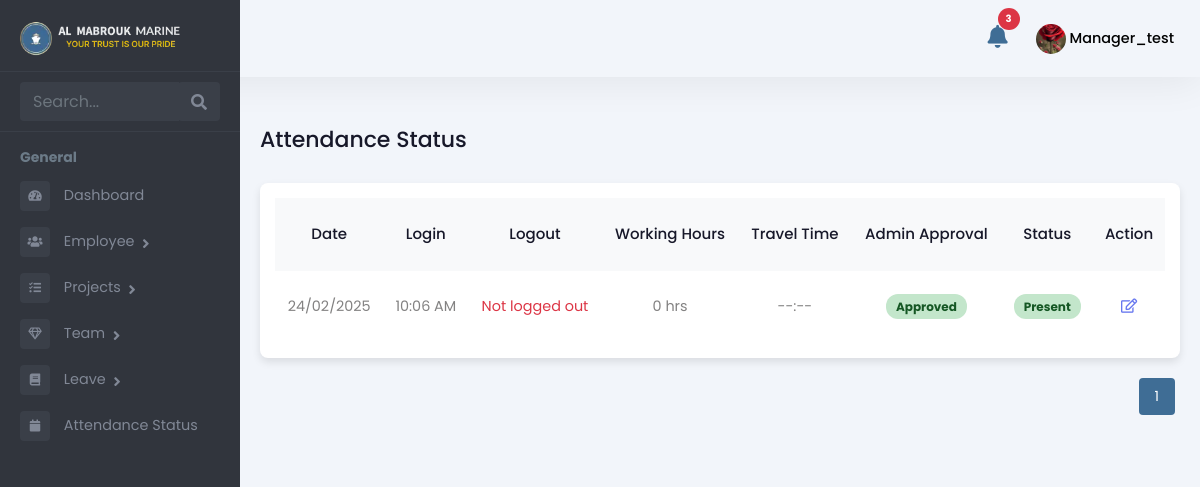
/manager/attendance-status/ (signed in), run on an earlier commit of the app's database.
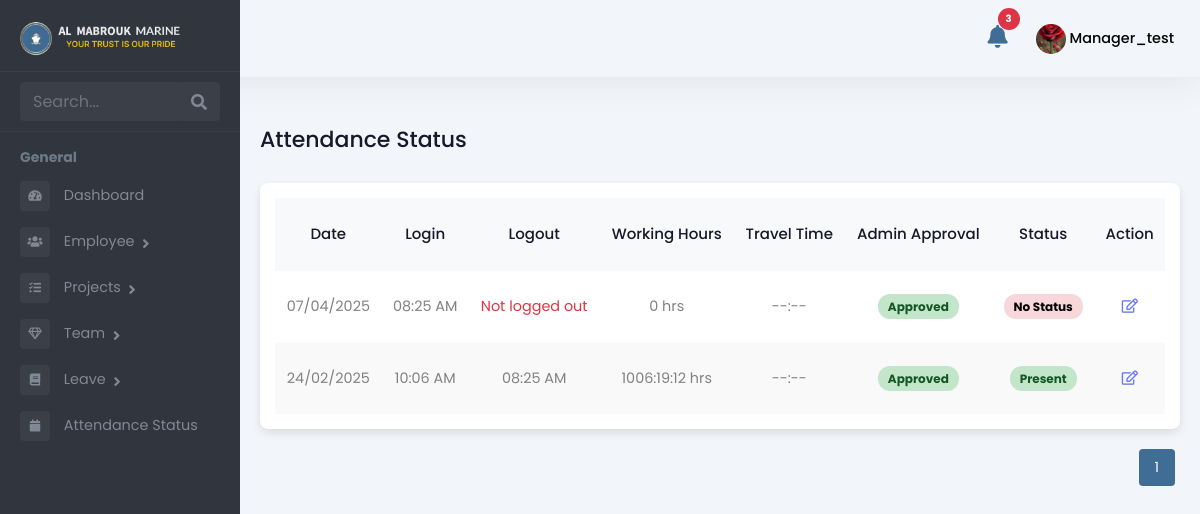
And on a later commit of the database.
### Admin/models.py (models this page shows, shortened)
class Attendance(models.Model):
    LOCATION_CHOICES = [
        ('DMC', 'DMC Warehouse'),
        ('FUJ', 'FUJ'),
        ('KFK', 'KFK'),
        ('ABU', 'Abu Dhabi'),
        ('BDO', 'Bur Dubai Office'),
        ('SHJ_KP', 'Sharjah Khalid Port'),
        ('SHJ_HP', 'Sharjah Hamriya Port'),
        ('AJM_PRT', 'Ajman Port'),
        ('ABU_KP', 'Abu Dhabi Khalifa Port'),
        ('ABU_MP', 'Abu Dhabi Mussafah Port'),
        ('RAK_JZP', 'RAK Al Jazeera Port'),
        ('RAK_MCP', 'RAK Maritime City'),
        ('RAK_SRP', 'RAK Steven Rock Port'),
        ('DXB_DMC', 'Dubai Maritime City Port'),
        ('DXB_PR', 'Port Rashid'),
        ('DXB_HP', 'Dubai Hamriya Port'),
        ('DXB_MHJ', 'Dubai Marina Harbor Jumeirah'),
        ('DXB_AJD', 'Al Jadaf Port Dubai'),
        ('OVERSEAS', 'Overseas'),
    ]
    STATUS_CHOICES = [
        ('PENDING', 'Pending'),
        ('APPROVED', 'Approved'),
        ('REJECTED', 'Rejected'),
    ]
    ATTENDANCE_STATUS = [
        ('PRESENT', 'Present'),
        ('WORK FROM HOME', 'Work from Home'),
    ]
    employee = models.ForeignKey(
        Employee, related_name='attendance_set', on_delete=models.CASCADE
    )
    project = models.ForeignKey(
        'Project', on_delete=models.SET_NULL, null=True, blank=True, related_name='attendance_set'
    )  # New field added
    login_time = models.DateTimeField(null=True, blank=True)
    log_out_time = models.DateTimeField(null=True, blank=True)
    total_hours_of_work = models.DecimalField(max_digits=10, decimal_places=2, null=True, blank=True)
    location = models.CharField(max_length=20, choices=LOCATION_CHOICES, null=True, blank=True)
    attendance_status = models.CharField(max_length=20, choices=ATTENDANCE_STATUS, null=True, blank=True)
    status = models.CharField(max_length=10, choices=STATUS_CHOICES, default='PENDING')
    rejection_reason = models.TextField(null=True, blank=True)
    rejected_by = models.ForeignKey(User, on_delete=models.SET_NULL, null=True, blank=True, related_name='rejected_attendance')
    travel_in_time = models.DateTimeField(null=True, blank=True)
    travel_out_time = models.DateTimeField(null=True, blank=True)
    total_travel_time = models.DecimalField(max_digits=10, decimal_places=2, null=True, blank=True)

### manager/views.py (the view)
# urls.py: path('attendance-status/', attendance, name='admstrn_attendance_status'),
@login_required
def attendance(request):
    employee = get_object_or_404(Employee, user=request.user)
    attendance_records = Attendance.objects.filter(employee=employee).order_by('-login_time')
    paginator = Paginator(attendance_records, 10)  # Show 10 records per page
    page_number = request.GET.get('page')
    page_obj = paginator.get_page(page_number)
    context = {
        'attendance_records': page_obj,  # Use `page_obj` instead of `attendance_records`
    }
    return render(request, 'Manager/attendance.html', context)

### Admin/templatetags/custom_filters.py (called while the page is built)
@register.filter
def format_work_duration(decimal_hours):
    if decimal_hours is None:
        return "00:00"  # or "00:00 min" if you prefer
    try:
        total_seconds = int(float(decimal_hours) * 3600)
        if total_seconds < 3600:
            minutes = total_seconds // 60
            seconds = total_seconds % 60
            return f"{minutes:02d}:{seconds:02d} min"
        else:
            hours = total_seconds // 3600
            minutes = (total_seconds % 3600) // 60
            seconds = total_seconds % 60
            return f"{hours:02d}:{minutes:02d}:{seconds:02d} hrs"
    except (ValueError, TypeError):
        return "00:00"

### templates/Manager/attendance.html
{% extends 'Manager/managerbase.html' %}
{% load custom_filters %}
{% load static %}
{% block content %}
<div class="emply-list-wraper">
    <div class="pg-title">
        <h1>Attendance Status</h1>
    </div>
    <div class="widget-box table-wdgt">
        <table id="employeeTable">
            <thead>
                <tr>
                    <th>Date</th>
                    <th>Login</th>
                    <th>Logout</th>
                    <th>Working Hours</th>
                    <th>Travel Time</th>
                    <th>Admin Approval</th>
                    <th>Status</th>
                    <th>Action</th>
                </tr>
            </thead>
            <tbody>
                {% for record in attendance_records %}
                <tr>
                    <td>{{ record.login_time|date:"d/m/Y" }}</td>
                    <td>{{ record.login_time|time:"h:i A" }}</td>
                    <td>
                        {% if record.log_out_time %}
                        {{ record.log_out_time|time:"h:i A" }}
                        {% else %}
                        <span class="text-danger">Not logged out</span>
                        {% endif %}
                    </td>
                    <td>
                        {% if record.total_hours_of_work %}
                        {{ record.total_hours_of_work|format_work_duration }}
                        {% else %}
                        0 hrs
                        {% endif %}
                    </td>
                    <td>
                        {% if record.total_travel_time and record.total_travel_time != 'None' %}
                            {{ record.total_travel_time }}
                        {% else %}
                            --:--
                        {% endif %}
                    </td>
                    <td>
                        {% if record.status %}
                            <span class="status {% if record.status == 'PENDING' %}leave{% elif record.status == 'APPROVED' %}present{% elif record.status == 'REJECTED' %}sick-leave{% endif %}">
                                {{ record.get_status_display }}
                            </span>
                        {% else %}
                            <span class="status absent">No Status</span>
                        {% endif %}
                    </td>
                    <td>
                        {% if record.attendance_status %}
                            {% if record.status == 'APPROVED' %}
                                <span class="status
                                    {% if record.attendance_status == 'PRESENT' %}present
                                    {% elif record.attendance_status == 'LEAVE' %}leave
                                    {% elif record.attendance_status == 'WORK FROM HOME' %}work-from-home
                                    {% elif record.attendance_status == 'SICK LEAVE' %}sick-leave
                                    {% elif record.attendance_status == 'ANNUAL LEAVE' %}annual-leave
                                    {% elif record.attendance_status == 'CASUAL LEAVE' %}casual-leave
                                    {% endif %}
                                ">
                                    {{ record.get_attendance_status_display }}
                                </span>
                            {% else %}
                                <span class="status absent">No Status</span>
                            {% endif %}
                        {% else %}
                            <span class="status absent">No Status</span>
                        {% endif %}
                    </td>
                    <td class="list-action-col">
                        <a href="{% url 'manager_update_travel_time' record.id %}"><i class="far fa-edit"></i></a>
                    </td>
                </tr>
                {% empty %}
                <tr>
                    <td colspan="5" class="text-center">No attendance records found.</td>
                </tr>
                {% endfor %}
            </tbody>
        </table>
    </div>
    <div class="pagination" id="pagination">
        {% for num in attendance_records.paginator.page_range %}
            {% if num == attendance_records.number %}
                <button class="active">{{ num }}</button>
            {% else %}
                <a href="?page={{ num }}"><button>{{ num }}</button></a>
            {% endif %}
        {% endfor %}
    </div>
</div>
{% endblock %}

What changed in the data, as far as the page shows it:
added Attendance: login_time "07/04/2025", login_time "08:25 AM", shows "Not logged out", total_hours_of_work "0 hrs", status "Approved", shows "No Status"
changed Attendance "10:06 AM": log_out_time (not shown) → "08:25 AM"; total_hours_of_work (not shown) → "1006:19:12 hrs"; no longer shows "Not logged out"; no longer shows "0 hrs"
